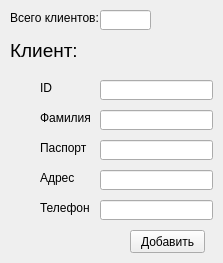
<?xml version="1.0" encoding="UTF-8"?>
<ui version="4.0">
 <class>Form</class>
 <widget class="QWidget" name="Form">
  <property name="geometry">
   <rect>
    <x>0</x>
    <y>0</y>
    <width>223</width>
    <height>263</height>
   </rect>
  </property>
  <property name="windowTitle">
   <string>Добавить клиента</string>
  </property>
  <widget class="QLabel" name="label_12">
   <property name="geometry">
    <rect>
     <x>10</x>
     <y>10</y>
     <width>91</width>
     <height>16</height>
    </rect>
   </property>
   <property name="text">
    <string>Всего клиентов:</string>
   </property>
  </widget>
  <widget class="QLineEdit" name="count_client_line">
   <property name="geometry">
    <rect>
     <x>100</x>
     <y>10</y>
     <width>51</width>
     <height>20</height>
    </rect>
   </property>
  </widget>
  <widget class="QLabel" name="label_13">
   <property name="geometry">
    <rect>
     <x>10</x>
     <y>40</y>
     <width>71</width>
     <height>21</height>
    </rect>
   </property>
   <property name="font">
    <font>
     <pointsize>14</pointsize>
    </font>
   </property>
   <property name="text">
    <string>Клиент:</string>
   </property>
  </widget>
  <widget class="QLineEdit" name="client_address_line_edit">
   <property name="geometry">
    <rect>
     <x>100</x>
     <y>170</y>
     <width>113</width>
     <height>20</height>
    </rect>
   </property>
  </widget>
  <widget class="QLabel" name="label_21">
   <property name="geometry">
    <rect>
     <x>40</x>
     <y>170</y>
     <width>51</width>
     <height>16</height>
    </rect>
   </property>
   <property name="text">
    <string>Адрес</string>
   </property>
  </widget>
  <widget class="QLabel" name="label_14">
   <property name="geometry">
    <rect>
     <x>40</x>
     <y>80</y>
     <width>51</width>
     <height>16</height>
    </rect>
   </property>
   <property name="text">
    <string>ID</string>
   </property>
  </widget>
  <widget class="QLabel" name="label_20">
   <property name="geometry">
    <rect>
     <x>40</x>
     <y>140</y>
     <width>51</width>
     <height>16</height>
    </rect>
   </property>
   <property name="text">
    <string>Паспорт</string>
   </property>
  </widget>
  <widget class="QLabel" name="label_22">
   <property name="geometry">
    <rect>
     <x>40</x>
     <y>110</y>
     <width>51</width>
     <height>16</height>
    </rect>
   </property>
   <property name="text">
    <string>Фамилия</string>
   </property>
  </widget>
  <widget class="QLineEdit" name="client_id_line_edit">
   <property name="geometry">
    <rect>
     <x>100</x>
     <y>80</y>
     <width>113</width>
     <height>20</height>
    </rect>
   </property>
  </widget>
  <widget class="QLineEdit" name="client_passport_line_edit">
   <property name="geometry">
    <rect>
     <x>100</x>
     <y>140</y>
     <width>113</width>
     <height>20</height>
    </rect>
   </property>
  </widget>
  <widget class="QLineEdit" name="client_name_line_edit">
   <property name="geometry">
    <rect>
     <x>100</x>
     <y>110</y>
     <width>113</width>
     <height>20</height>
    </rect>
   </property>
  </widget>
  <widget class="QPushButton" name="add_button">
   <property name="geometry">
    <rect>
     <x>130</x>
     <y>230</y>
     <width>75</width>
     <height>23</height>
    </rect>
   </property>
   <property name="text">
    <string>Добавить</string>
   </property>
  </widget>
  <widget class="QLabel" name="label_23">
   <property name="geometry">
    <rect>
     <x>40</x>
     <y>200</y>
     <width>51</width>
     <height>16</height>
    </rect>
   </property>
   <property name="text">
    <string>Телефон</string>
   </property>
  </widget>
  <widget class="QLineEdit" name="client_phone_line_edit">
   <property name="geometry">
    <rect>
     <x>100</x>
     <y>200</y>
     <width>113</width>
     <height>20</height>
    </rect>
   </property>
  </widget>
 </widget>
 <resources/>
 <connections/>
</ui>
